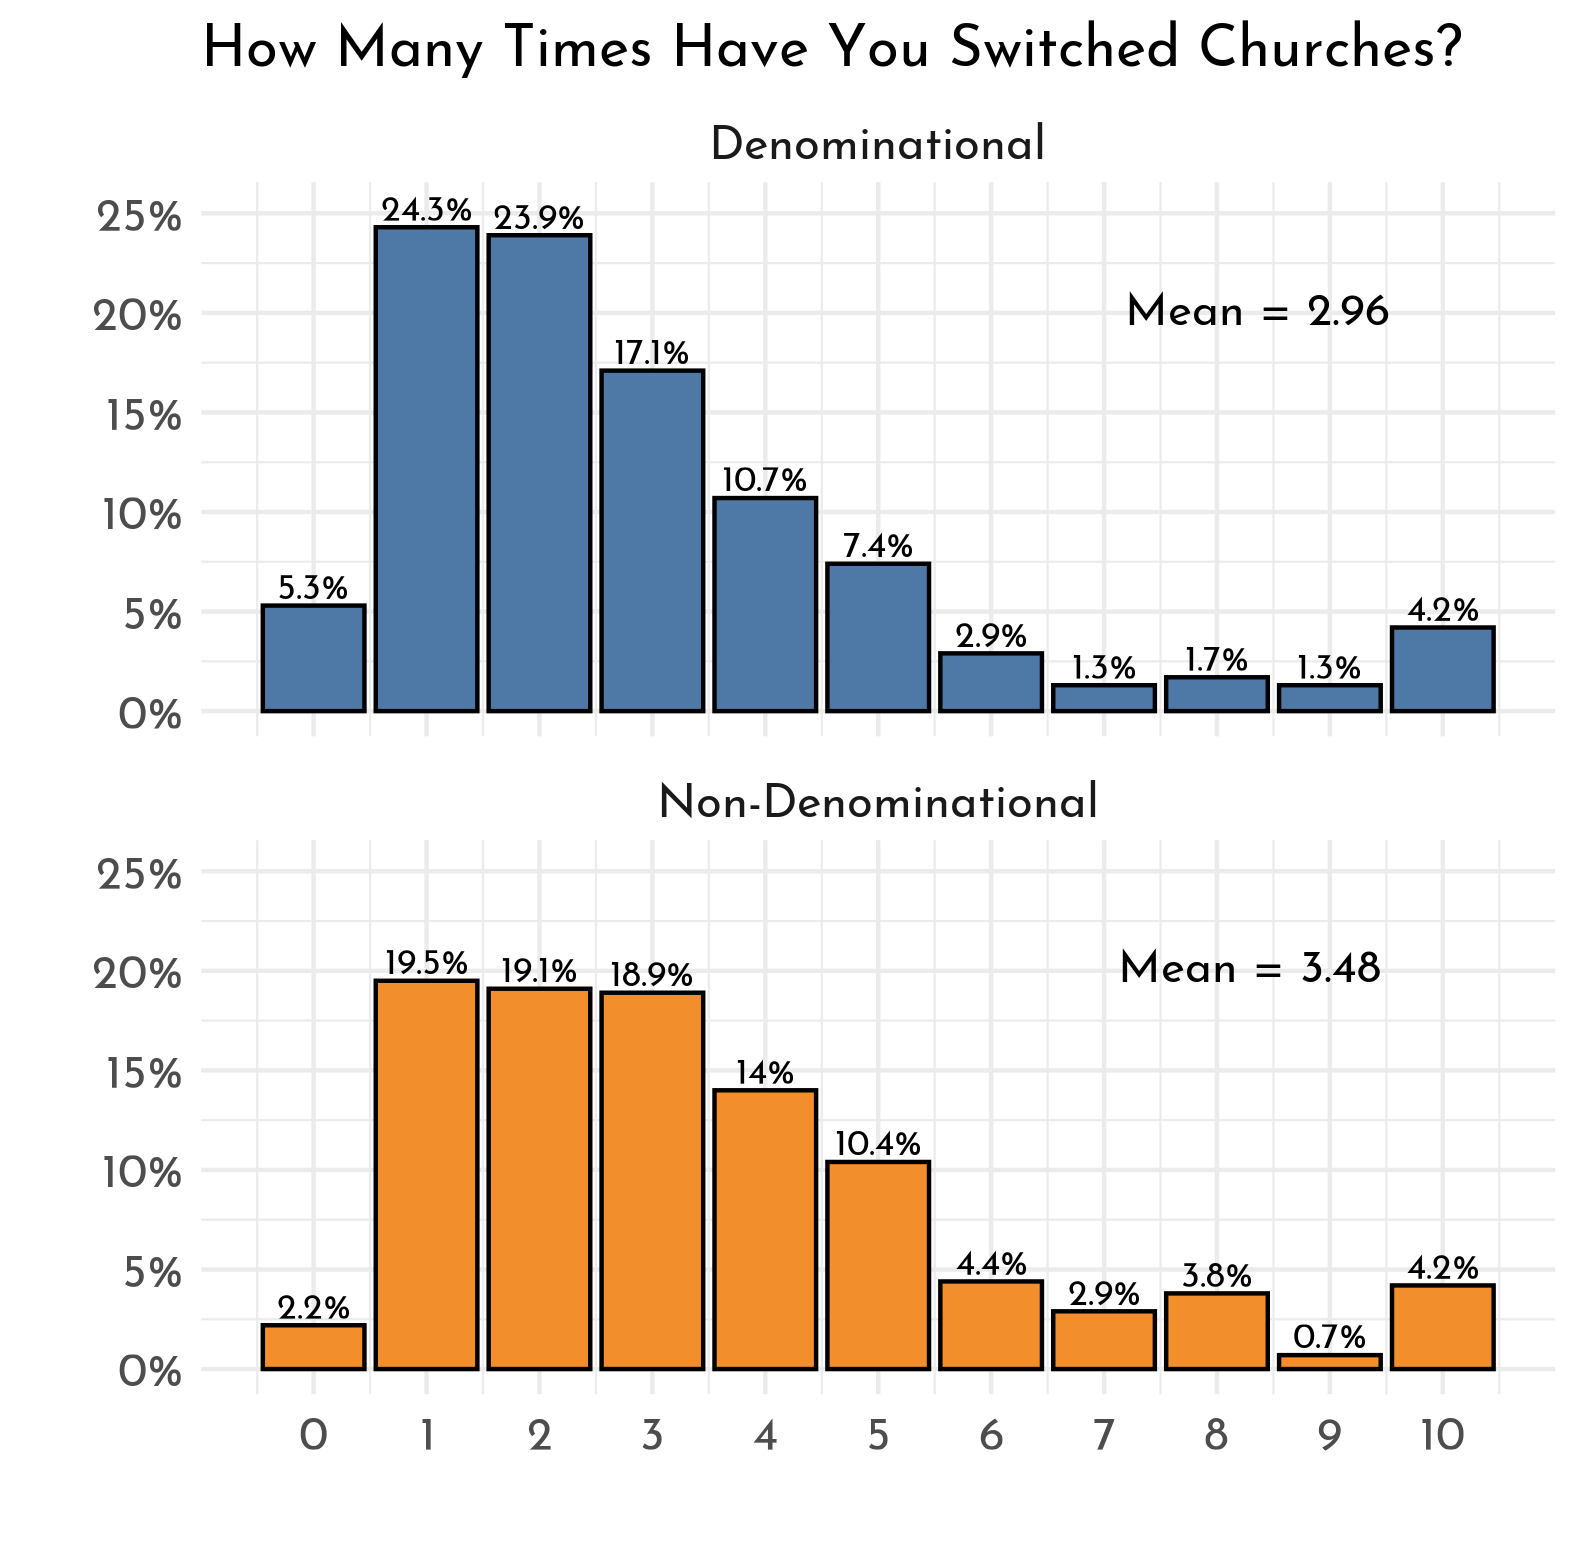

Source code (R):
graph <- nd %>% mutate(nonden=car::recode(q3, "1=1; 2:17=0"),
                    nonden=frcode(nonden==0 ~ "Denominational",
                                  nonden==1 ~ "Non-Denominational")) %>% 
  group_by(nonden) %>% 
  ct(q19_1, show_na = FALSE)


dat_text <- data.frame(
  nonden = c("Denominational", "Non-Denominational"),
  label   = c("Mean = 2.96", "Mean = 3.48")
)

graph %>% 
  ggplot(., aes(x = q19_1, y = pct, fill = nonden)) +
  geom_col(color = "black") + 
  facet_wrap(~ nonden, ncol = 1) +
  theme_gg("Josefin Sans") +
  scale_fill_tableau() + 
  y_pct() + 
  scale_x_continuous(breaks = c(0,1,2,3,4,5,6,7,8,9,10)) +
  geom_text(aes(y = pct + .01, label = paste0(pct*100, '%')), position = position_dodge(width = .9), size = 3, family = "font") +
  labs(x = "", y = "", title = "How Many Times Have You Switched Churches?") +
  theme(plot.title = element_text(size = 14)) +
  geom_text(data = dat_text, mapping = aes(x = -Inf, y = -Inf, label = label), hjust = -3.5, vjust = -12, family = "font") +
  ggsave("numberofchurches.png", type = "cairo-png") 

  

nd %>% mutate(nonden=car::recode(q3, "1=1; 2:17=0"),
              nonden=frcode(nonden==0 ~ "Denominational",
                            nonden==1 ~ "Non-Denominational")) %>% 
  group_by(nonden) %>% 
  mean_ci(q19_1)